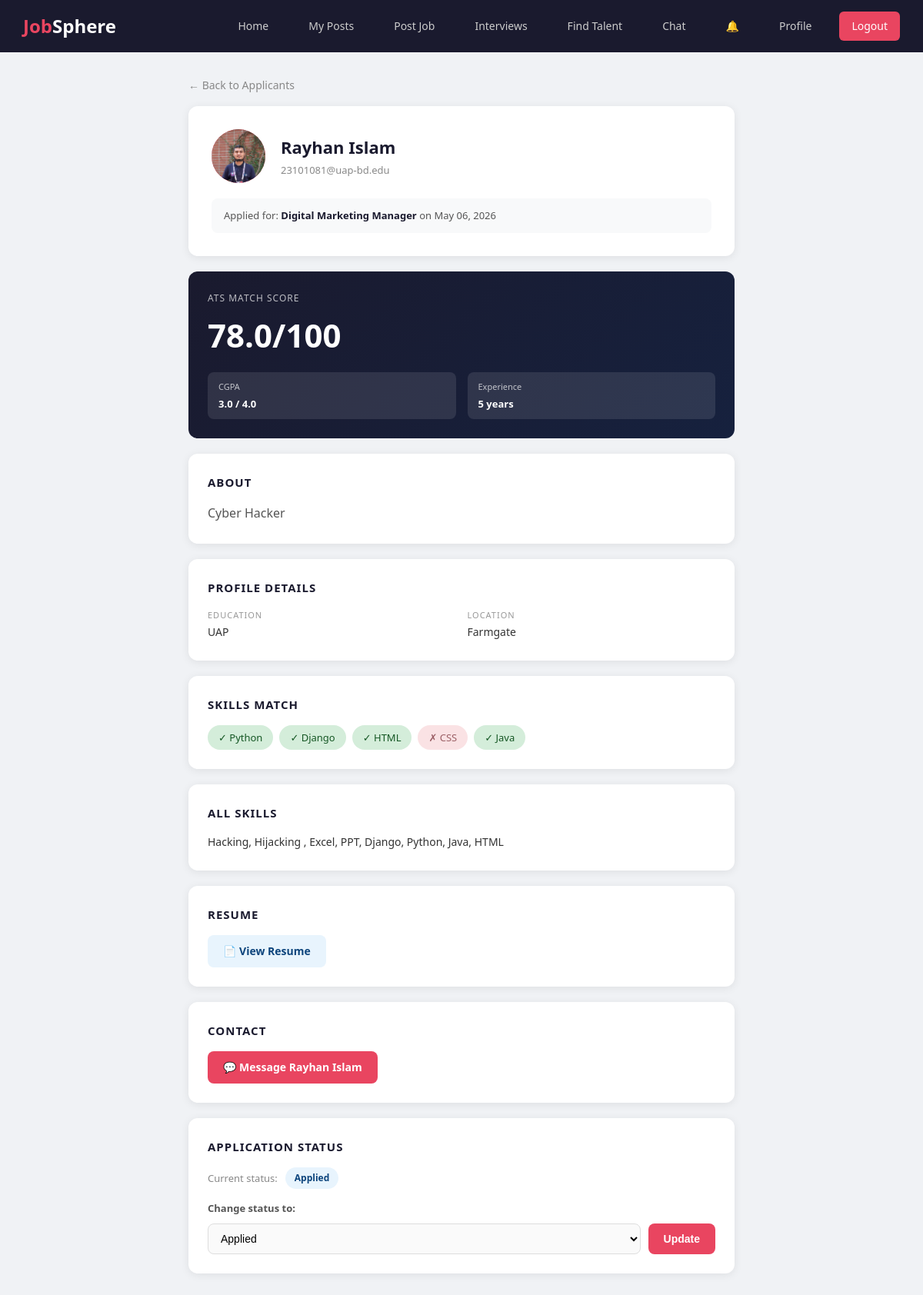
Page /recruitments/applicant/2/ (signed in) on the committed database.
### users/models.py (models this page shows, shortened)
class JobSeeker(models.Model):
    user = models.OneToOneField(User, on_delete=models.CASCADE, related_name='seeker_profile')
    bio = models.TextField(blank=True, null=True)
    cgpa = models.FloatField(blank=True, null=True)
    experience_years = models.IntegerField(default=0)
    education = models.CharField(max_length=200, blank=True, null=True)
    career_goals = models.TextField(blank=True, null=True)
    resume = models.FileField(upload_to='resumes/', blank=True, null=True)
    location = models.CharField(max_length=200, blank=True, null=True)
    skills_text = models.TextField(blank=True, null=True)

class User(AbstractBaseUser):
    USER_TYPE_CHOICES = [
        ('seeker', 'Job Seeker'),
        ('recruiter', 'Recruiter'),
        ('admin', 'Admin'),
    ]
    email = models.EmailField(unique=True)
    name = models.CharField(max_length=100)
    user_type = models.CharField(max_length=10, choices=USER_TYPE_CHOICES)
    phone_num = models.CharField(max_length=20, blank=True, null=True)
    profile_pic = models.ImageField(upload_to='profile_pics/', blank=True, null=True)
    is_active = models.BooleanField(default=True)
    is_admin = models.BooleanField(default=False)
    is_staff = models.BooleanField(default=False)
    is_superuser = models.BooleanField(default=False)
    objects = UserManager()
    USERNAME_FIELD = 'email'
    REQUIRED_FIELDS = ['name']

### recruitments/models.py (models this page shows, shortened)
class JobPost(models.Model):
    POSTER_TYPE_CHOICES = [
        ('recruiter', 'Recruiter'),
        ('seeker', 'Seeker'),
    ]
    JOB_TYPE_CHOICES = [
        ('fullTime', 'Full Time'),
        ('partTime', 'Part Time'),
        ('remote', 'Remote'),
        ('contract', 'Contract'),
    ]
    STATUS_CHOICES = [
        ('active', 'Active'),
        ('closed', 'Closed'),
    ]
    poster = models.ForeignKey(User, on_delete=models.CASCADE, related_name='job_posts')
    poster_type = models.CharField(max_length=10, choices=POSTER_TYPE_CHOICES, default='recruiter')
    title = models.CharField(max_length=200)
    description = models.TextField()
    location = models.CharField(max_length=200, blank=True, null=True)
    job_type = models.CharField(max_length=10, choices=JOB_TYPE_CHOICES, default='fullTime')
    salary = models.DecimalField(max_digits=10, decimal_places=2, blank=True, null=True)
    number_of_available_seats = models.IntegerField(default=1)
    required_experience = models.FloatField(default=0)
    skills_text = models.TextField(blank=True, null=True)
    application_count = models.IntegerField(default=0)
    status = models.CharField(max_length=10, choices=STATUS_CHOICES, default='active')
    created_at = models.DateTimeField(auto_now_add=True)
    deadline = models.DateTimeField(blank=True, null=True)
    image = models.ImageField(upload_to='job_post_images/', blank=True, null=True)
    class Meta:
        ordering = ['-created_at']

class Application(models.Model):
    STATUS_CHOICES = [
        ('applied', 'Applied'),
        ('review', 'Under Review'),
        ('shortlisted', 'Shortlisted'),
        ('selected', 'Selected'),
        ('rejected', 'Rejected'),
    ]
    job_post = models.ForeignKey(JobPost, on_delete=models.CASCADE, related_name='applications')
    seeker = models.ForeignKey(JobSeeker, on_delete=models.CASCADE, related_name='applications')
    status = models.CharField(max_length=15, choices=STATUS_CHOICES, default='applied')
    ats_score = models.FloatField(default=0)
    applied_at = models.DateTimeField(auto_now_add=True)
    updated_at = models.DateTimeField(auto_now=True)
    class Meta:
        unique_together = ('job_post', 'seeker')
        ordering = ['-applied_at']

### recruitments/views.py (the view)
# urls.py: path('applicant/<int:application_id>/', views.applicant_detail_view, name='applicant_detail'),
def applicant_detail_view(request, application_id):
    if not request.user.is_authenticated or request.user.user_type != 'recruiter':
        return redirect('login')
    application = get_object_or_404(Application, id=application_id)
    if application.job_post.poster != request.user:
        messages.error(request, 'You do not have permission to view this applicant.')
        return redirect('my_job_posts')
    seeker = application.seeker
    job_post = application.job_post
    seeker_skills = [s.strip().lower() for s in (seeker.skills_text or '').split(',') if s.strip()]
    job_skills_raw = [s.strip() for s in (job_post.skills_text or '').split(',') if s.strip()]
    skills_match = []
    for skill in job_skills_raw:
        skills_match.append({
            'name': skill,
            'matched': skill.lower() in seeker_skills
        })
    status_choices = Application.STATUS_CHOICES
    return render(request, 'recruitments/applicant_detail.html', {
        'application': application,
        'seeker': seeker,
        'job_post': job_post,
        'skills_match': skills_match,
        'status_choices': status_choices,
    })

### updates/context_processors.py (called while the page is built)
def unread_notifications(request):
    if request.user.is_authenticated:
        count = Notification.objects.filter(user=request.user, is_read=False).count()
        return {'unread_notif_count': count}
    return {'unread_notif_count': 0}

### templates/recruitments/applicant_detail.html (shortened to what this page needs)
{% extends 'base.html' %}
{% block content %}
<div class="detail-container">
    <a href="{% url 'applicants_list' job_post.id %}" class="back-link">← Back to Applicants</a>
    <div class="header-card">
        <div class="applicant-header">
            <div class="applicant-avatar">
                {% if seeker.user.profile_pic %}
                    <img src="{{ seeker.user.profile_pic.url }}" alt="Avatar">
                {% else %}
                    {{ seeker.user.name|first }}
                {% endif %}
            </div>
            <div class="applicant-title">
                <h1>{{ seeker.user.name }}</h1>
                <div class="email">{{ seeker.user.email }}</div>
            </div>
        </div>
        <div class="job-applied-for">
            Applied for: <strong>{{ job_post.title }}</strong> on {{ application.applied_at|date:"M d, Y" }}
        </div>
    </div>
    <div class="ats-card">
        <div class="ats-card-label">ATS Match Score</div>
        <div class="ats-card-score">{{ application.ats_score }}/100</div>
        <div class="ats-card-breakdown">
            <div class="ats-breakdown-item">
                <div class="ats-breakdown-label">CGPA</div>
                <div class="ats-breakdown-value">{{ seeker.cgpa|default:"Not set" }}{% if seeker.cgpa %} / 4.0{% endif %}</div>
            </div>
            <div class="ats-breakdown-item">
                <div class="ats-breakdown-label">Experience</div>
                <div class="ats-breakdown-value">{{ seeker.experience_years }} year{{ seeker.experience_years|pluralize }}</div>
            </div>
        </div>
    </div>
    {% if seeker.bio %}
    <div class="info-card">
        <h3>About</h3>
        <div class="bio-text">{{ seeker.bio }}</div>
    </div>
    {% endif %}
    <div class="info-card">
        <h3>Profile Details</h3>
        <div class="info-grid">
            <div>
                <div class="info-item-label">Education</div>
                <div class="info-item-value">{{ seeker.education|default:"Not set" }}</div>
            </div>
            <div>
                <div class="info-item-label">Location</div>
                <div class="info-item-value">{{ seeker.location|default:"Not set" }}</div>
            </div>
        </div>
    </div>
    {% if skills_match %}
    <div class="info-card">
        <h3>Skills Match</h3>
        <div class="skills-match-list">
            {% for skill in skills_match %}
                <span class="skill-chip {% if skill.matched %}skill-matched{% else %}skill-missing{% endif %}">
                    {% if skill.matched %}&#10003;{% else %}&#10007;{% endif %} {{ skill.name }}
                </span>
            {% endfor %}
        </div>
    </div>
    {% endif %}
    {% if seeker.skills_text %}
    <div class="info-card">
        <h3>All Skills</h3>
        <div class="info-item-value">{{ seeker.skills_text }}</div>
    </div>
    {% endif %}
    {% if seeker.resume %}
    <div class="info-card">
        <h3>Resume</h3>
        <a href="{{ seeker.resume.url }}" target="_blank" class="resume-link">&#128196; View Resume</a>
    </div>
    {% endif %}
    <div class="info-card">
        <h3>Contact</h3>
        <a href="{% url 'start_direct_message' seeker.user.id %}" style="display: inline-block; padding: 10px 20px; background: #e94560; color: white; border-radius: 8px; text-decoration: none; font-weight: 600; font-size: 14px;">&#128172; Message {{ seeker.user.name }}</a>
    </div>
    <div class="status-update-card">
        <h3 style="font-size: 15px; color: #1a1a2e; margin-bottom: 15px; text-transform: uppercase; letter-spacing: 1px;">Application Status</h3>
        <div class="current-status-row">
            <span style="font-size: 13px; color: #888;">Current status:</span>
            <span class="status-chip status-{{ application.status }}">{{ application.get_status_display }}</span>
        </div>
        <form method="POST" action="{% url 'update_application_status' application.id %}">
            <label style="font-size: 13px; color: #555; font-weight: 600; display: block; margin-bottom: 8px;">Change status to:</label>
            <div class="status-form-row">
                <select name="status" class="status-select">
                    {% for value, label in status_choices %}
                        <option value="{{ value }}" {% if application.status == value %}selected{% endif %}>{{ label }}</option>
                    {% endfor %}
                </select>
                <button type="submit" class="btn-update">Update</button>
            </div>
        </form>
    </div>
</div>
{% endblock %}

### rows in the picture
JobSeeker: user.profile_pic (picture), user.name "Rayhan Islam", user.email "23101081@uap-bd.edu", cgpa "3.0", experience_years "5", bio "Cyber Hacker", education "UAP", location "Farmgate", skills_text "Hacking, Hijacking , Excel, PPT, Django, Python, Java, HTML"
JobPost: title "Digital Marketing Manager"
Application: applied_at "May 06, 2026", ats_score "78.0", status "Applied"

### other values in the picture
{{ skill.name }} "Python" "Django" "HTML" "CSS" "Java"
